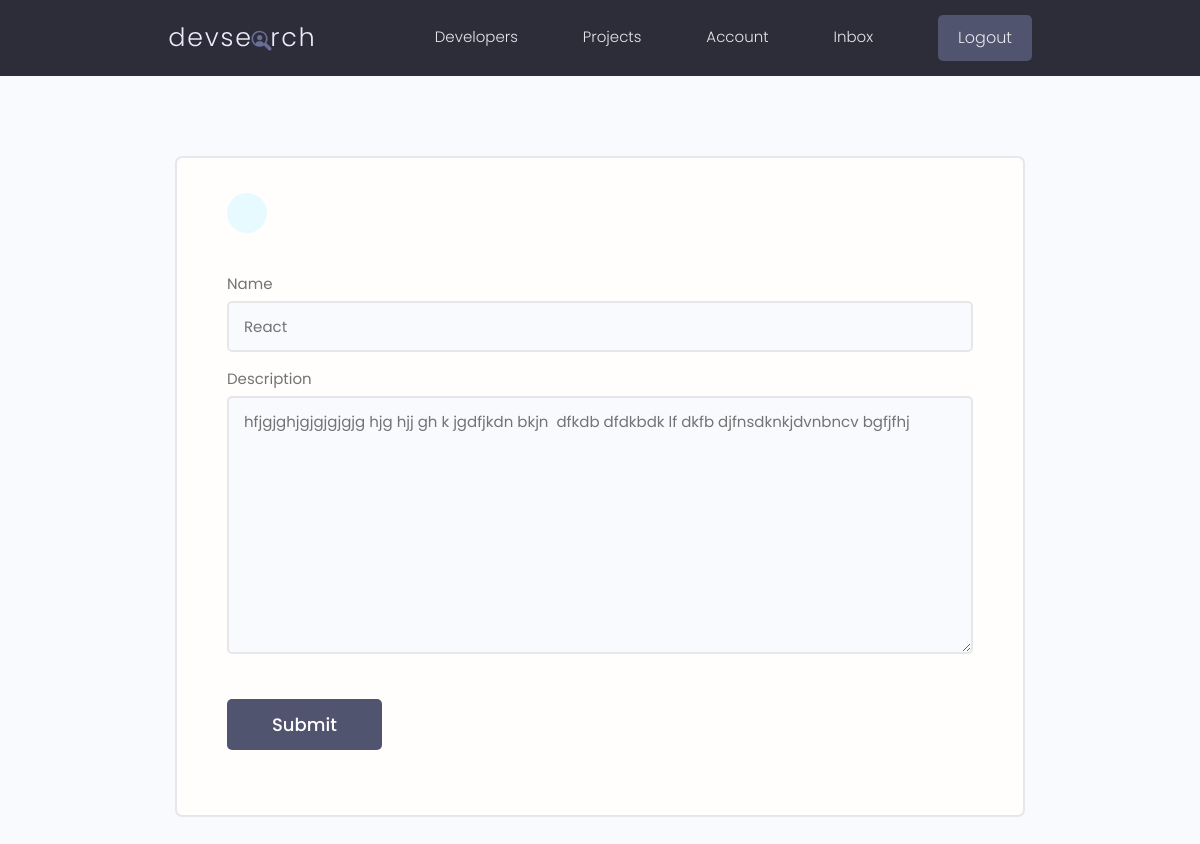
The page /update-skill/bc042677-66be-47cb-8422-2d72d7b885b5/ (signed in) on the database its author committed.
### users/models.py (models this page shows, shortened)
class Skill(models.Model):
    owner = models.ForeignKey(Profile, on_delete=models.CASCADE, null=True, blank=True)
    name = models.CharField(max_length=200, blank=True, null=True)
    description = models.TextField(blank=True, null=True)
    created = models.DateTimeField(auto_now_add=True)
    id = models.UUIDField(default=uuid.uuid4, unique=True, primary_key=True, editable=False)

### users/views.py (the view)
# urls.py: path('update-skill/<str:pk>/', views.updateskill, name='update-skill'),
@login_required(login_url='login')
def updateskill(request, pk):
    profile = request.user.profile
    skill = profile.skill_set.get(id=pk)
    form = SkillForm(instance=skill)
    if request.method == "POST":
        form = SkillForm(request.POST, instance=skill)
        if form.is_valid():
            form.save()
            messages.success(request, 'Skill was added successfully!')
            return redirect('account')
    context = {'form': form}
    return render(request, 'users/skill_form.html', context)

### users/forms.py
class SkillForm(ModelForm):
    class Meta:
        model = Skill
        fields = '__all__'
        exclude = ['owner']
    def __init__(self, *args, **kwargs):
        super(SkillForm, self).__init__(*args, **kwargs)
        for name, field in self.fields.items():
            field.widget.attrs.update({'class': "input"})

### users/templates/users/skill_form.html (shortened to what this page needs)
{% extends 'main.html' %}
{% block content %}
    <main class="formPage my-xl">
        <div class="content-box">
            <div class="formWrapper">
                <a class="backButton" href="{% url 'account' %}"></a>
                <br>
                <form class="form" method="POST" action="">
                    {% for field in form %}
                    <div class="form__field">
                        <label for="formInput#text">{{ field.label }} </label>
                        {{ field }}
                    </div>
                    {% endfor %}
                    <input class="btn btn--sub btn--lg  my-md" type="submit" value="Submit" />
                </form>
            </div>
        </div>
    </main>
{% endblock %}

### static/styles/app.css (style rules this page uses)
:root { --color-sub: #2d2d39; }
.btn--sub { background-color: var(--color-sub-light); }
.content-box { width: 95%; max-width: 85rem; margin: 0 auto; }
.backButton { background: var(--color-main-light); color: var(--color-main); width: 4rem; height: 4rem; display: flex; align-items: center; justify-content: center; border-radius: 50%; }
.formPage .formWrapper { list-style: none; background: var(--color-white); padding: 3.5rem 5rem; border: 2px solid var(--color-light); border-radius: 0.7rem; }

### static/uikit/styles/modules/_variables.css (style rules this page uses)
:root { --color-main: #5aa5b9; --color-main-light: #e6faff; --color-sub: #3f4156; --color-sub-light: #51546e; --color-sub-lighter: #ededfd; --color-text: #737373; --color-gray: #8b8b8b; --color-light: #e5e7eb; --color-light-gray: #767676; --color-bg: #f8fafd; --color-white: #fffefd; --color-white-light: #f3f3f3; --color-success: #359e64; --color-success-bg: #def8e8; --color-error: #fc4b0b; --color-error-bg: #fff2ee; --font-base: 'Poppins', arial, helvetica, 'Segoe UI', roboto, ubuntu, sans-serif; --font-monospace: 'Fira Code', 'Courier New', courier, monospace; --font-regular: 300; --font-medium: 500; --font-bold: 700; --generic-shadow: 1px 1px 5px #00000010; --generic-transition: all 0.3s ease-in-out; }

### static/uikit/styles/modules/_base.css (style rules this page uses)
* { margin: 0; padding: 0; box-sizing: border-box; text-rendering: optimizeLegibility; color: inherit; font-size: inherit; }
html { font-size: 50%; }
@media only screen and (min-width: 480px) { html { font-size: 56.25%; } }
@media only screen and (min-width: 1200px) { html { font-size: 62.5%; } }
body { line-height: 1.6; font-weight: 400; font-size: 1.5rem; color: var(--color-text); background-color: var(--color-bg); min-height: 100vh; }

### static/uikit/styles/modules/_typography.css (style rules this page uses)
* { font-family: var(--font-base); }
a { padding-bottom: 2px; text-decoration: none; display: inline-block; color: var(--color-main); font-weight: var(--font-medium); }

### static/uikit/styles/modules/_utilities.css (style rules this page uses)
.my-md { margin: 3rem auto; }
.my-xl { margin: 8rem auto; }

### static/uikit/styles/modules/_button.css (style rules this page uses)
.btn { display: inline-block; position: relative; cursor: pointer; background-color: var(--color-light); font-weight: var(--font-medium); color: var(--color-sub); text-decoration: none; padding: 1rem 2rem; border-radius: 0.5rem; border: none; width: -webkit-fit-content; width: -moz-fit-content; width: fit-content; height: -webkit-fit-content; height: -moz-fit-content; height: fit-content; font-size: 1.6rem; outline-width: 0; outline-color: transparent; -webkit-backface-visibility: hidden; backface-visibility: hidden; transition: all 0.3s ease-in-out; }
.btn--sub { background-color: var(--color-sub); color: var(--color-white); }
.btn--lg { font-size: 1.8rem; padding: 1.2rem 4.5rem; }

### static/uikit/styles/modules/_form.css (style rules this page uses)
.form { display: block; }
.form__field { margin-top: 1.5rem; margin-bottom: 1.5rem; }
.form__label, .form__field > label { display: block; margin-bottom: 0.5rem; color: var(--color-text); }
input.input[type='text'], input.input[type='email'], input.input[type='password'], input.input[type='number'], textarea.input { min-width: 24rem; width: 100%; padding: 1.2rem 1.5rem; border-radius: 0.5rem; border: 2px solid var(--color-light); transition: all 0.3s ease-in-out; background-color: var(--color-bg); }

### rows shown on the page
Skill: form "React" "hfjgjghjgjgjgjgjg hjg hjj gh k jgdfjkdn bkjn dfkdb dfdkbdk lf dkfb djfnsdknkjdvnbncv bgfjfhj"

### other values the page prints
{{ field.label }} "Name" "Description"
